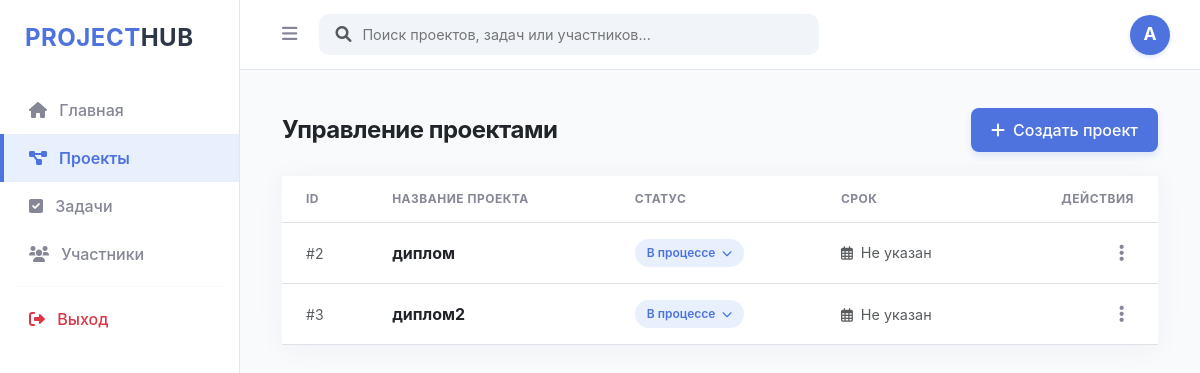
Page /projects on the earlier database version.
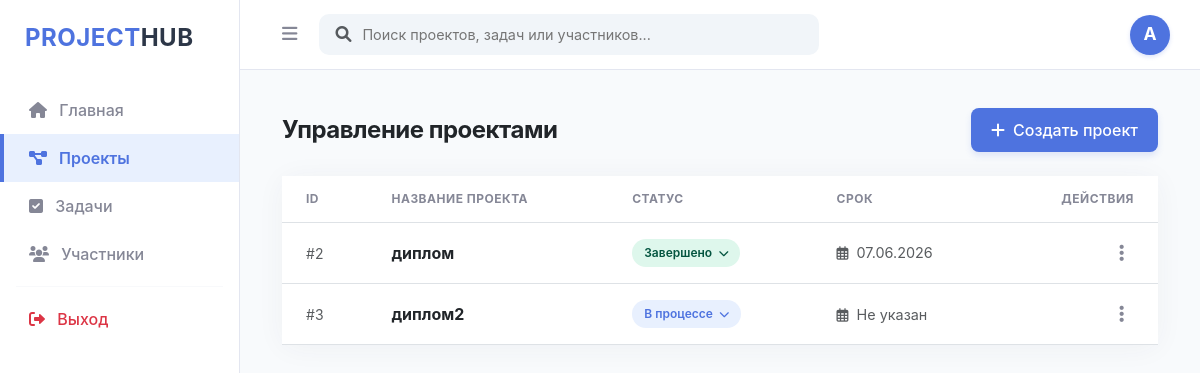
Same page on the later database version.
### app/models/project.py (models this page shows)
class Project(Base):
    __tablename__ = "projects"
    id = Column(Integer, primary_key=True, index=True)
    title = Column(String, nullable=False)
    description = Column(Text)
    status = Column(String, default="In Progress")
    deadline = Column(DateTime, nullable=True) # Новое поле для даты
    created_at = Column(DateTime, default=datetime.utcnow)
    owner_id = Column(Integer, ForeignKey("users.id"))
    owner = relationship("User", back_populates="projects")

### app/main.py (the view)
@app.get("/projects", response_class=HTMLResponse)
async def projects_page(request: Request, db: Session = Depends(get_db), current_user: User = Depends(get_current_user)):
    try:
        projects = db.query(Project).all()
        return templates.TemplateResponse("projects.html", {
            "request": request,
            "projects": projects,
            "user": current_user
        })
    except Exception as e:
        return HTMLResponse(content=f"Ошибка в проектах: {e}", status_code=500)

### templates/projects.html (shortened to what the changed rows need)
{% extends "base.html" %}
{% block content %}
<div class="container-fluid py-2">
    <div class="d-flex justify-content-between align-items-center mb-4">
        <h1 class="h4 fw-bold text-dark mb-0" style="letter-spacing: -0.5px;">Управление проектами</h1>
    </div>
    <div class="card shadow-sm border-0" style="border-radius: 12px; overflow: hidden; box-shadow: 0 0.15rem 1.75rem 0 rgba(58, 59, 69, 0.05) !important;">
        <div class="card-body p-0">
            <div class="table-responsive">
                <table class="table table-hover align-middle mb-0">
                    <thead style="background-color: #f8fafc;">
                        <tr>
                            <th class="ps-4 text-uppercase style-th" style="font-size: 0.75rem; color: var(--neutral-gray); letter-spacing: 0.5px; padding: 14px 24px;">ID</th>
                            <th class="text-uppercase" style="font-size: 0.75rem; color: var(--neutral-gray); letter-spacing: 0.5px; padding: 14px 24px;">Название проекта</th>
                            <th class="text-uppercase" style="font-size: 0.75rem; color: var(--neutral-gray); letter-spacing: 0.5px; padding: 14px 24px;">Статус</th>
                            <th class="text-uppercase" style="font-size: 0.75rem; color: var(--neutral-gray); letter-spacing: 0.5px; padding: 14px 24px;">Срок</th>
                            <th class="text-end pe-4 text-uppercase" style="font-size: 0.75rem; color: var(--neutral-gray); letter-spacing: 0.5px; padding: 14px 24px;">Действия</th>
                        </tr>
                    </thead>
                    <tbody>
                        {% for project in projects %}
                        <tr>
                            <td class="ps-4 text-muted small" style="padding: 16px 24px;">#{{ project.id }}</td>
                            <td style="padding: 16px 24px;">
                                <div class="fw-bold text-dark">{{ project.title }}</div>
                            </td>
                            <td style="padding: 16px 24px;">
                                <div class="dropdown">
                                    <button class="status-pill-btn dropdown-toggle {% if project.status == 'In Progress' or project.status == 'В процессе' %}status-in-progress{% elif project.status == 'Done' or project.status == 'Завершено' %}status-done{% else %}status-unknown{% endif %}" type="button" data-bs-toggle="dropdown">
                                        {% if project.status == 'In Progress' %}В процессе{% elif project.status == 'Done' %}Завершено{% else %}{{ project.status or 'Новый' }}{% endif %} <i class="fas fa-chevron-down ms-1" style="font-size: 0.65rem;"></i>
                                    </button>
                                </div>
                            </td>
                            <td class="text-muted" style="padding: 16px 24px; font-size: 0.9rem;">
                                <i class="far fa-calendar-alt me-1 text-muted" style="font-size: 0.85rem;"></i>
                                {% if project.deadline %}
                                    {{ project.deadline.strftime('%d.%m.%Y') if project.deadline.strftime else project.deadline }}
                                {% else %}
                                    Не указан
                                {% endif %}
                            </td>
                            <td class="text-end pe-4" style="padding: 16px 24px;">
                                <div class="dropdown">
                                    <button class="action-btn dropdown-toggle shadow-none" type="button" data-bs-toggle="dropdown">
                                        <i class="fas fa-ellipsis-v"></i>
                                    </button>
                                </div>
                            </td>
                        </tr>
                        {% endfor %}
                    </tbody>
                </table>
            </div>
        </div>
    </div>
</div>
{% endblock %}

Differences in the rows shown:
changed Project "диплом": deadline (not shown) → "07.06.2026"; status "В процессе" → "Завершено"; no longer shows "Не указан"
